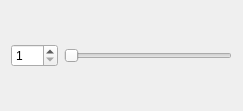
<?xml version="1.0" encoding="UTF-8"?>
<ui version="4.0">
 <class>Form</class>
 <widget class="QWidget" name="Form">
  <property name="geometry">
   <rect>
    <x>0</x>
    <y>0</y>
    <width>243</width>
    <height>111</height>
   </rect>
  </property>
  <property name="windowTitle">
   <string>Form</string>
  </property>
  <layout class="QHBoxLayout" name="horizontalLayout">
   <item>
    <widget class="QSpinBox" name="spinBox">
     <property name="minimum">
      <number>1</number>
     </property>
     <property name="maximum">
      <number>100</number>
     </property>
    </widget>
   </item>
   <item>
    <widget class="QSlider" name="horizontalSlider">
     <property name="minimum">
      <number>1</number>
     </property>
     <property name="maximum">
      <number>100</number>
     </property>
     <property name="orientation">
      <enum>Qt::Horizontal</enum>
     </property>
    </widget>
   </item>
  </layout>
 </widget>
 <resources/>
 <connections/>
</ui>
